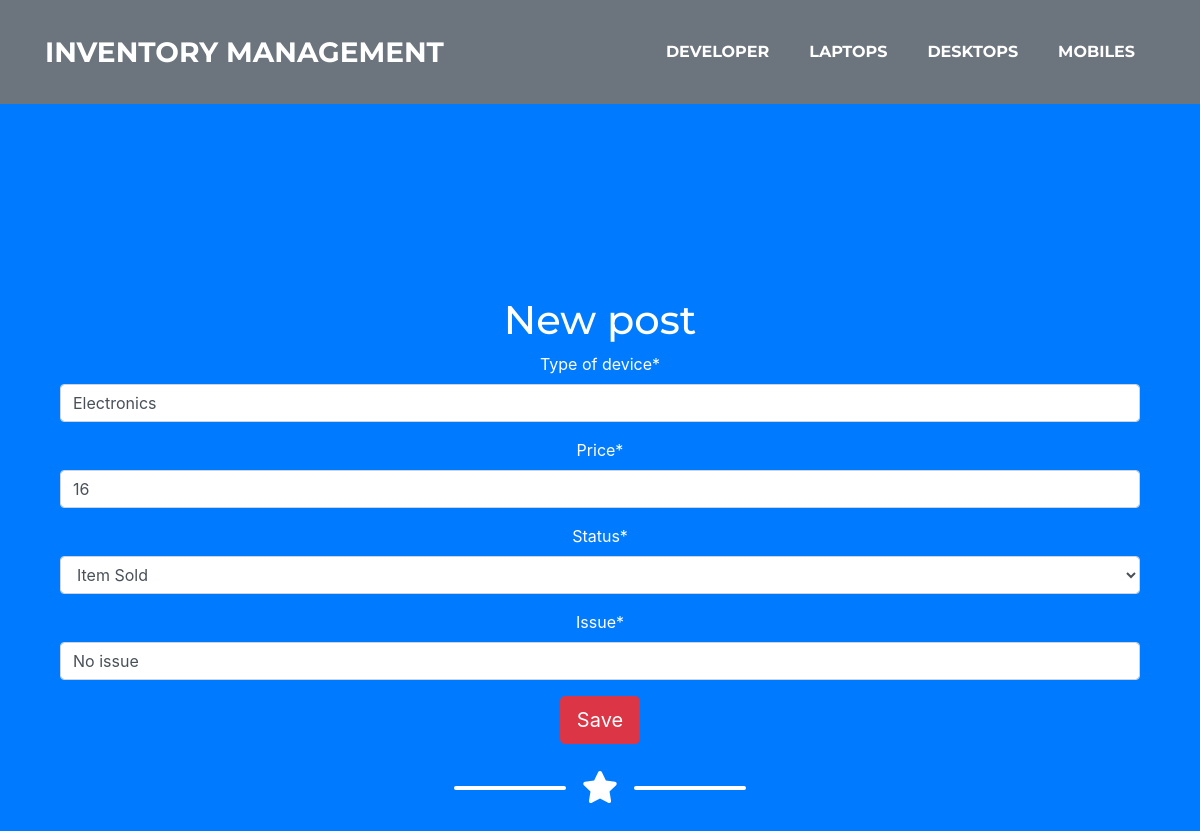
The app's page /edit_desktop/2 with its own data.
### inventory/models.py (models this page shows, shortened)
class Device(models.Model):
    type_of_device = models.CharField(max_length=200, blank=False)
    price          = models.PositiveIntegerField()
    issue          = models.CharField(max_length=200, default='No issue')
    choices        = (
                        ('AVAILABLE','Ready to Purchage'),
                        ('SOLD','Item Sold'),
                        ('Restocking','item restocking in few days')
                     )
    status         = models.CharField(max_length=200,choices=choices, default="SOLD")
    class Meta:
        abstract = True

class Desktop(Device):
    def get_absolute_url(self):
        return reverse('inv:desktops')

### inventory/views.py (the view)
# urls.py: path("edit_desktop/<int:pk>",views.EditDesktopView.as_view(),name="e_desktop"),
class EditDesktopView(UpdateView):
    form_class = DesktopForm
    template_name = "inventory/edit_form.html"
    model = Desktop

### inventory/forms.py
class DesktopForm(forms.ModelForm):
    class Meta:
        model  = Desktop
        fields = ('type_of_device','price','status','issue')

### templates/inventory/edit_form.html
{% extends 'base.html' %} {% load crispy_forms_tags %} {% block content %}
<div class="container techfont">
  <h1>New post</h1>
  <form method="POST" class="post-form">
    {% csrf_token %} {{form|crispy}}
    <button type="submit" class="btn btn-danger btn-lg">Save</button>
  </form>
</div>
{% endblock %}

### records on screen
Desktop: type_of_device "Electronics", price "16", status "Item Sold", issue "No issue"
